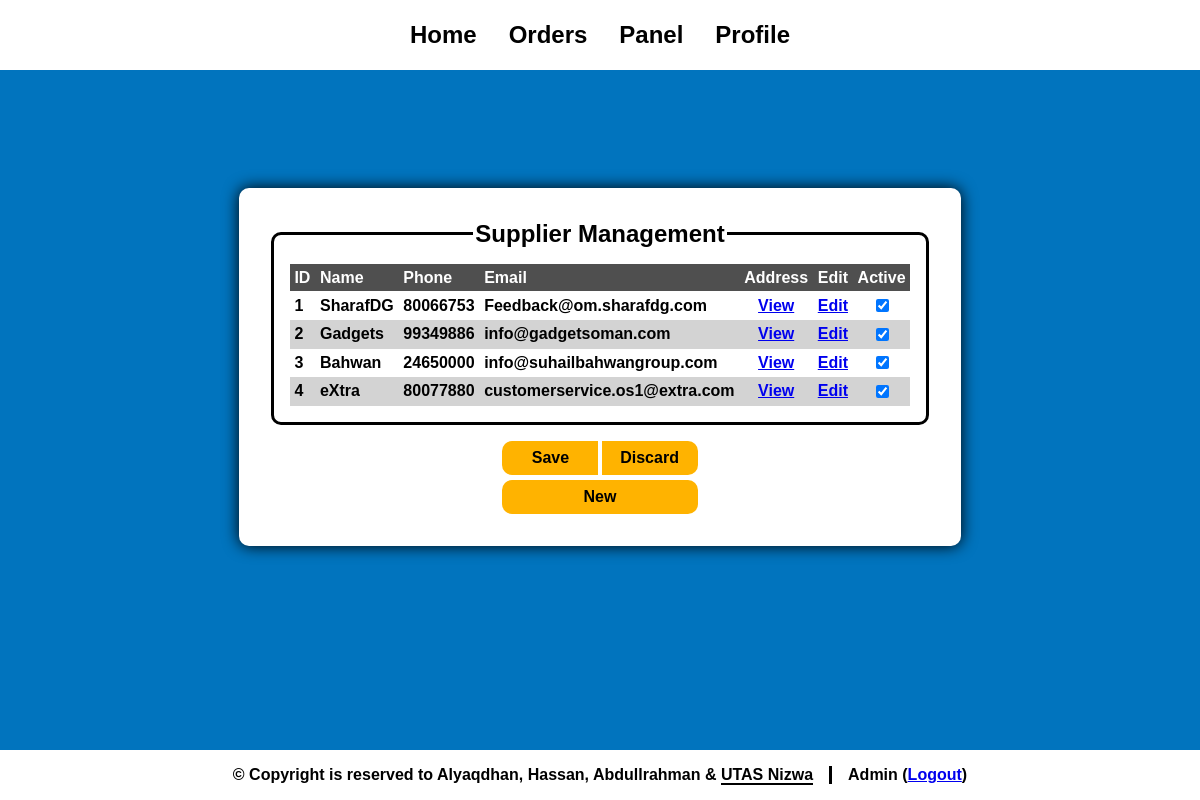
Page /panelSupplier.php (signed in) on the committed database.
### tables this page shows
CREATE TABLE `suppliers` (
  `sId` int(11) NOT NULL COMMENT 'Supplier Id',
  `sName` varchar(50) NOT NULL COMMENT 'Supplier Name',
  `sAddress` varchar(100) NOT NULL COMMENT 'Supplier Address',
  `sPhone` int(8) NOT NULL COMMENT 'Supplier Phone Number',
  `sEmail` varchar(100) NOT NULL COMMENT 'Supplier Email',
  `Active` varchar(10) NOT NULL DEFAULT 'active'
);

### panelSupplier.php (the view, shortened to what this page needs)
<html>
    <head>
        <?php include('link.php'); ?>
    </head>
    <body>
        <?php
        include('header.php');
        include('connect.php');
        ?>
        <div>
        <div class="wrapper">
            <form class="container manage" action='panelSupplierProcess.php' method='post'>
                <fieldset>
                    <legend>Supplier Management</legend>
                    <table>
                        <tr>
                            <th>ID</th>
                            <th>Name</th>
                            <th>Phone</th>
                            <th>Email</th>
                            <th>Address</th>
                            <th>Edit</th>
                            <th>Active</th>
                        </tr>
                        <?php
                        $query = "select * from suppliers";
                        $result = mysqli_query($conn, $query) or die("Error in query: <mark>$query</mark> <p>". mysqli_error($conn));
                        $line = 0;
                        while ($data = mysqli_fetch_assoc($result)) {
                            if ($line % 2 == 1) {$style = "style='background: var(--gray);'";}
                            else {$style = "";}
                            $line += 1;
                            if (mysqli_num_rows($result) == 1) {$d = "disabled";}
                            else {$d = "";}
                            if ($data['Active'] == 'active') {$a = 'checked';}
                            else {$a = '';}
                            echo "<tr id='clickable' $style>";
                            echo "<td> {$data['sId']} </td>";
                            echo "<td> {$data['sName']} </td>";
                            echo "<td> {$data['sPhone']} </td>";
                            echo "<td> {$data['sEmail']} </td>";
                            echo "<td id='center'> <a href='panelSupplierView.php?sid={$data['sId']}'> View </a> </td>";
                            echo "<td id='center'> <a href='panelSupplierEdit.php?sid={$data['sId']}'> Edit </a> </td>";
                            echo "<td id='center'> <input type='checkbox' name='box[]' value='{$data['sId']}' $d $a> </td>";
                            echo "</tr>";
                        }
                        ?>
                    </table>
                </fieldset>
                <div class="buttons">
                    <div class="main">
                        <input class="left" type='submit' value='Save'>
                        <input class="right" type='reset' value='Discard' onclick="notify('Changes Have Been Discarded', 'darkcyan');">
                    </div>
                    <a href='panelSupplierNew.php'> New </a>
                </div>
            </form>
        </div>
        </div>
        <?php include('footer.php'); ?>
    </body>
</html>

### style.css (style rules this page uses)
:root { color-scheme: light; --primary: #ffb300; --secondary: #0174Be; --accent: #006caf; --white: white; --black: black; --gray: lightgray; --red: red; --shadow: black; --fw-regular: 400; --fw-bold: 700; --fs-small: 0.5rem; --fs-normal: 1rem; --fs-large: 1.5rem; --br: 10px; background: var(--secondary); font-family: sans-serif; }
* { transition: 200ms ease-in-out; }
a, input[type="checkbox"] { transition-property: background; }
html { scroll-behavior: smooth; -webkit-tap-highlight-color: transparent; }
body { margin: 0; height: 100%; display: flex; flex-direction: column; }
select, input, label:has(input, textarea) { cursor: pointer; }
div:has(.wrapper, .form) { margin: auto; width: 100%; }
.wrapper { overflow-x: auto; }
.container { width: fit-content; margin: auto; margin-block: 2rem; padding: 2rem; background: var(--white); border-radius: var(--br); box-shadow: 0 0 1rem var(--shadow); }
fieldset { border-radius: var(--br); border: solid 3px var(--black); padding: 1rem; display: flex; flex-direction: column; }
legend { font-size: var(--fs-large); font-weight: var(--fw-bold); text-align: center; }
.manage * { font-weight: var(--fw-bold); }
.manage fieldset { max-height: 24rem; overflow-y: auto; margin-bottom: 1rem; width: fit-content; margin-inline: auto; }
.manage fieldset table { border-collapse: collapse; }
.manage fieldset table, .manage fieldset th, .manage fieldset td { text-align: left; padding: .3rem; }
.manage fieldset table tr:first-child { background: color-mix(in srgb, var(--gray) 60%, var(--black) 100%); color: var(--white); position: sticky; top: -1rem; z-index: 5; }
.manage fieldset #clickable { transition: 200ms ease-in-out; }
.manage fieldset #center { text-align: center; }
.manage .buttons input { background: var(--primary); padding: .5rem; border: 0; text-decoration: none; font-weight: var(--fw-bold); font-size: var(--fs-normal); }
.manage .buttons a { background: var(--primary); padding: .5rem; text-align: center; border-radius: var(--br); text-decoration: none; font-weight: var(--fw-bold); font-size: var(--fs-normal); color: currentColor; }
.manage .buttons { margin: auto; width: fit-content; display: flex; flex-direction: column; gap: .3rem; }
.manage .buttons .main { display: flex; gap: .2rem; }
.manage .buttons .right { border-radius: 0 var(--br) var(--br) 0; width: 6rem; }
.manage .buttons .left { border-radius: var(--br) 0 0 var(--br); width: 6rem; }

### rows in the picture
suppliers: sId "1", sName "SharafDG", sPhone "80066753", sEmail "Feedback@om.sharafdg.com"
suppliers: sId "2", sName "Gadgets", sPhone "99349886", sEmail "info@gadgetsoman.com"
suppliers: sId "3", sName "Bahwan", sPhone "24650000", sEmail "info@suhailbahwangroup.com"
suppliers: sId "4", sName "eXtra", sPhone "80077880", sEmail "customerservice.os1@extra.com"

### other values in the picture
$name "Admin"
